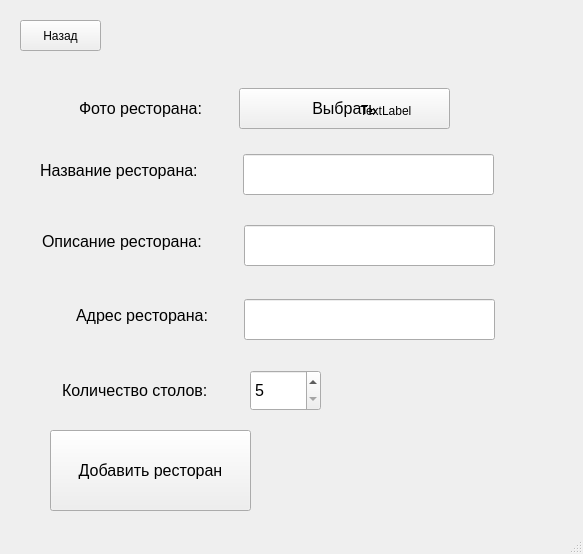
<?xml version="1.0" encoding="UTF-8"?>
<ui version="4.0">
 <class>MainWindow</class>
 <widget class="QMainWindow" name="MainWindow">
  <property name="geometry">
   <rect>
    <x>0</x>
    <y>0</y>
    <width>583</width>
    <height>554</height>
   </rect>
  </property>
  <property name="windowTitle">
   <string>MainWindow</string>
  </property>
  <widget class="QWidget" name="centralwidget">
   <widget class="QPushButton" name="pushButton">
    <property name="geometry">
     <rect>
      <x>20</x>
      <y>20</y>
      <width>81</width>
      <height>31</height>
     </rect>
    </property>
    <property name="text">
     <string>Назад</string>
    </property>
   </widget>
   <widget class="QPushButton" name="selectImageButton">
    <property name="geometry">
     <rect>
      <x>239</x>
      <y>88</y>
      <width>211</width>
      <height>41</height>
     </rect>
    </property>
    <property name="font">
     <font>
      <pointsize>12</pointsize>
     </font>
    </property>
    <property name="text">
     <string>Выбрать</string>
    </property>
   </widget>
   <widget class="QLabel" name="label">
    <property name="geometry">
     <rect>
      <x>79</x>
      <y>88</y>
      <width>171</width>
      <height>41</height>
     </rect>
    </property>
    <property name="font">
     <font>
      <pointsize>12</pointsize>
     </font>
    </property>
    <property name="text">
     <string>Фото ресторана:</string>
    </property>
   </widget>
   <widget class="QLabel" name="label2">
    <property name="geometry">
     <rect>
      <x>40</x>
      <y>150</y>
      <width>211</width>
      <height>41</height>
     </rect>
    </property>
    <property name="font">
     <font>
      <pointsize>12</pointsize>
     </font>
    </property>
    <property name="text">
     <string>Название ресторана:</string>
    </property>
   </widget>
   <widget class="QLineEdit" name="selectNameLine">
    <property name="geometry">
     <rect>
      <x>243</x>
      <y>154</y>
      <width>251</width>
      <height>41</height>
     </rect>
    </property>
   </widget>
   <widget class="QLabel" name="label3">
    <property name="geometry">
     <rect>
      <x>42</x>
      <y>221</y>
      <width>211</width>
      <height>41</height>
     </rect>
    </property>
    <property name="font">
     <font>
      <pointsize>12</pointsize>
     </font>
    </property>
    <property name="text">
     <string>Описание ресторана:</string>
    </property>
   </widget>
   <widget class="QLineEdit" name="selectDescriptionLine">
    <property name="geometry">
     <rect>
      <x>244</x>
      <y>225</y>
      <width>251</width>
      <height>41</height>
     </rect>
    </property>
   </widget>
   <widget class="QLabel" name="label4">
    <property name="geometry">
     <rect>
      <x>76</x>
      <y>295</y>
      <width>211</width>
      <height>41</height>
     </rect>
    </property>
    <property name="font">
     <font>
      <pointsize>12</pointsize>
     </font>
    </property>
    <property name="text">
     <string>Адрес ресторана:</string>
    </property>
   </widget>
   <widget class="QLineEdit" name="selectAddressLine">
    <property name="geometry">
     <rect>
      <x>244</x>
      <y>299</y>
      <width>251</width>
      <height>41</height>
     </rect>
    </property>
   </widget>
   <widget class="QLabel" name="label5">
    <property name="geometry">
     <rect>
      <x>62</x>
      <y>370</y>
      <width>200</width>
      <height>41</height>
     </rect>
    </property>
    <property name="font">
     <font>
      <pointsize>12</pointsize>
     </font>
    </property>
    <property name="text">
     <string>Количество столов:</string>
    </property>
   </widget>
   <widget class="QSpinBox" name="selectTablesSpin">
    <property name="geometry">
     <rect>
      <x>250</x>
      <y>370</y>
      <width>71</width>
      <height>41</height>
     </rect>
    </property>
    <property name="font">
     <font>
      <pointsize>12</pointsize>
     </font>
    </property>
    <property name="minimum">
     <number>5</number>
    </property>
    <property name="maximum">
     <number>40</number>
    </property>
   </widget>
   <widget class="QPushButton" name="addRestaurantButton">
    <property name="geometry">
     <rect>
      <x>50</x>
      <y>430</y>
      <width>201</width>
      <height>81</height>
     </rect>
    </property>
    <property name="font">
     <font>
      <pointsize>12</pointsize>
     </font>
    </property>
    <property name="text">
     <string>Добавить ресторан</string>
    </property>
   </widget>
   <widget class="QLabel" name="hiddenLabel">
    <property name="geometry">
     <rect>
      <x>360</x>
      <y>90</y>
      <width>181</width>
      <height>41</height>
     </rect>
    </property>
    <property name="text">
     <string>TextLabel</string>
    </property>
   </widget>
  </widget>
  <widget class="QStatusBar" name="statusbar"/>
 </widget>
 <resources/>
 <connections/>
</ui>
